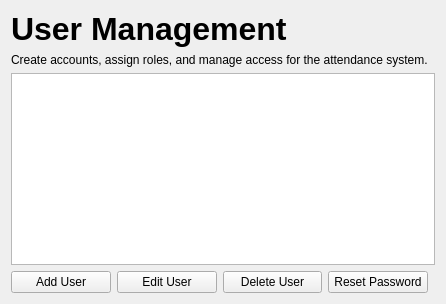
<?xml version="1.0" encoding="UTF-8"?>
<ui version="4.0">
 <class>UserManagementPage</class>
 <widget class="QWidget" name="UserManagementPage">
  <layout class="QVBoxLayout" name="mainLayout">
   <item>
    <layout class="QHBoxLayout" name="headerLayout">
     <item>
      <layout class="QVBoxLayout" name="titleLayout">
       <item>
        <widget class="QLabel" name="heading">
         <property name="text">
          <string>User Management</string>
         </property>
         <property name="styleSheet">
          <string>font-size:24pt;font-weight:700;</string>
         </property>
        </widget>
       </item>
       <item>
        <widget class="QLabel" name="subheading">
         <property name="text">
          <string>Create accounts, assign roles, and manage access for the attendance system.</string>
         </property>
        </widget>
       </item>
      </layout>
     </item>
     <item>
      <spacer name="headerSpacer">
       <property name="orientation">
        <enum>Qt::Horizontal</enum>
       </property>
      </spacer>
     </item>
    </layout>
   </item>
   <item>
    <widget class="QTableWidget" name="userTable"/>
   </item>
   <item>
    <layout class="QHBoxLayout" name="buttonLayout">
     <item>
      <widget class="QPushButton" name="addButton">
       <property name="text">
        <string>Add User</string>
       </property>
      </widget>
     </item>
     <item>
      <widget class="QPushButton" name="editButton">
       <property name="text">
        <string>Edit User</string>
       </property>
      </widget>
     </item>
     <item>
      <widget class="QPushButton" name="deleteButton">
       <property name="text">
        <string>Delete User</string>
       </property>
      </widget>
     </item>
     <item>
      <widget class="QPushButton" name="resetPasswordButton">
       <property name="text">
        <string>Reset Password</string>
       </property>
      </widget>
     </item>
     <item>
      <spacer name="buttonSpacer">
       <property name="orientation">
        <enum>Qt::Horizontal</enum>
       </property>
      </spacer>
     </item>
    </layout>
   </item>
  </layout>
 </widget>
 <resources/>
 <connections/>
</ui>
